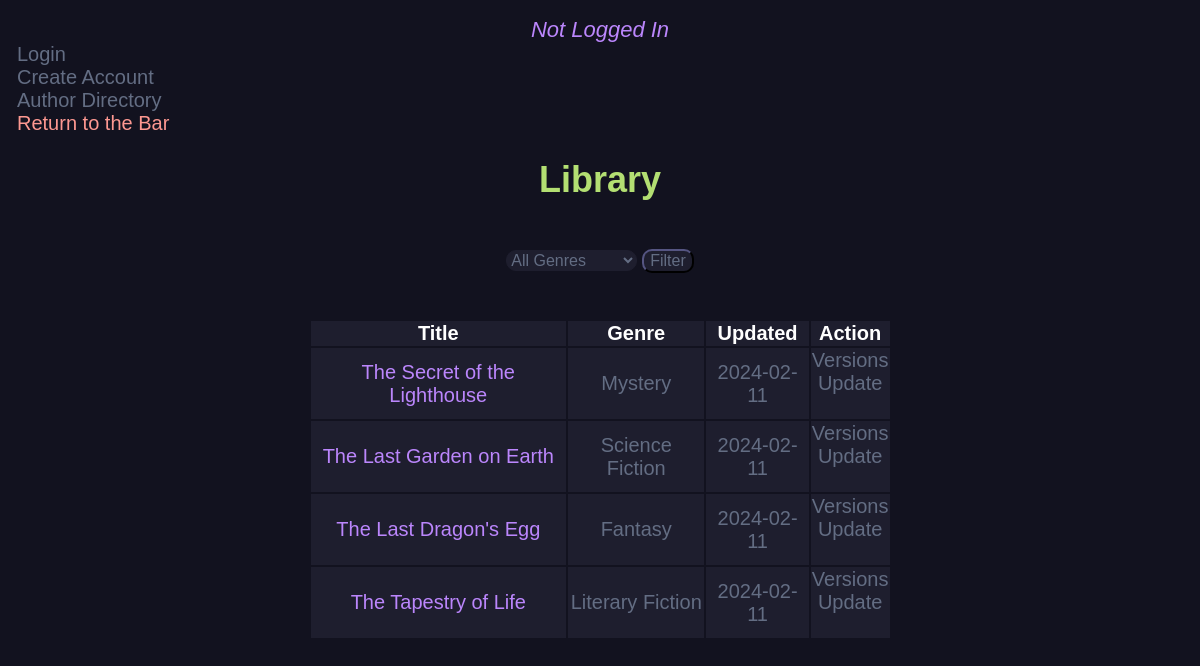
/story_db/, run on an earlier commit of the app's database.
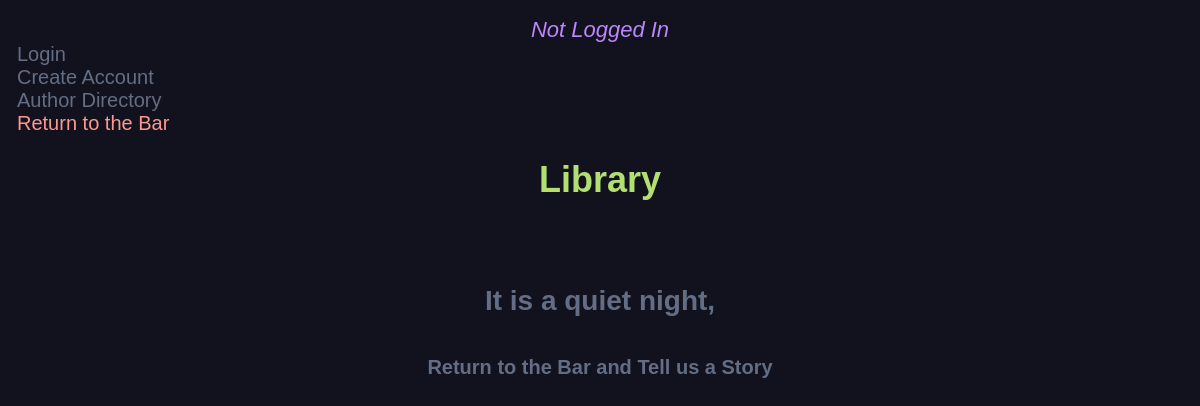
And on a later commit of the database.
### main.py (models this page shows, shortened)
class NewStory(db.Model):
    id = db.Column(db.Integer, primary_key=True)
    title = db.Column(db.String(200), nullable=False)
    genre = db.Column(db.String(200), nullable=True)
    content = db.Column(db.Text, nullable=False)
    date_created = db.Column(db.DateTime, default=datetime.utcnow)
    author_id = db.Column(db.Integer, db.ForeignKey('user.id'), nullable=False)
    current_version_id = db.Column(db.Integer, db.ForeignKey('new_version.id'), nullable=True)
    __table_args__ = (
        ForeignKeyConstraint(['author_id'], ['user.id'], name='fk_new_story_author_id'),
        ForeignKeyConstraint(['current_version_id'], ['new_version.id'], name='fk_new_story_current_version_id')
    )
    current_version = db.relationship('NewVersion', foreign_keys=[current_version_id], post_update=True)
    versions = db.relationship('NewVersion', backref='story', lazy=True, cascade='all, delete-orphan', foreign_keys='NewVersion.story_id')

### main.py (the view)
@app.route('/story_db/', methods=['GET', 'POST'])
def story_db():
    stories = NewStory.query.order_by(NewStory.date_created).all()
    unique_genres = set(story.genre for story in stories)
    if request.method == "POST":
        select_genre = request.form.get('Genre')
        if select_genre and select_genre != 'ALL':
            stories = [story for story in stories if story.genre == select_genre]
    return render_template('story_db.html', stories=stories, unique_genres=unique_genres, current_user=current_user)

### templates/story_db.html (shortened to what this page needs)
 <!DOCTYPE html>
<link rel="stylesheet" href="{{ url_for('static', filename='css/story_db.css') }}">
{% block body %}
{% if current_user.is_authenticated %}
	<a href="/user_dir/" class="button">Author Directory</a><br>
	<a href="/logout/" class="button">Logout</a><br>
	<a href="/" class="return-to-bar">Return to the Bar</a>
	<div style = "text-align: center;">
		<em style = "color: #636d83; font-size: 22px; font-family: sans-serif;">
			Hello, {{ current_user.username }}!
		</em>
		<br>
	</div>
{% else %}
	<div style= "text-align: center;">
			<em style = "color: #BB86FC; font-size: 22px; font-family: sans-serif" >Not Logged In</em>
		</div>
		<a href="/login/" class="button">Login</a><br>
		<a href="/register/" class="button">Create Account</a><br>
		<a href="/user_dir/" class="button">Author Directory</a><br>
		<a href="/" class="return-to-bar">Return to the Bar</a>
{% endif %}
<div class="content">
	<h1 style="text-align: center;">Library</h1><br>
	{% if stories|length < 1 %}
	<h4 style="text-align: center;"> It is a quiet night,<br>
		<br><a href="/">Return to the Bar and Tell us a Story</a>
	</h4>
	{% else %}
	<div class = "form-cont">
	<form method="POST">
		<select class="form-input" name="Genre">
			<option value="ALL">All Genres</option>
		</select>
		<button class="form-input" type="submit">Filter</button>
	</form>
    </div>
	<br>
	<br>
	<table class="center-table">
		<tr>
			<th>Title</th>
			<th>Genre</th>
			<th>Updated</th>
			<th>Action</th>
		</tr>
		{%for story in stories %}
		<tr>
			<td><a href="{{ url_for('view_story', id=story.id) }}" class="story-link">{{ story.title }}</a></td>
			<td>{{story.genre}}</td>
			<td>{{ story.date_created.date() }}</td>
			<td>
				<a href="/versions/{{ story.id }}">Versions</a>
				<br>
				<a href="/update/{{ story.id }}">Update</a>
				<br>
				<br>
			</td>
		</tr>
		{% endfor %}
	</table>
	{% endif %}
</div>
{% endblock %}

### static/css/story_db.css (style rules this page uses)
h4 { font-size: 28px; color: #636d83; text-align: center; font-family: sans-serif; }
h1 { font-size: 36px; color: #B3DF72; text-align: center; font-family: sans-serif; }
a { color: #636d83; font-size: 20px; font-family: sans-serif; text-decoration: none; }
.return-to-bar { color: #FD9891; }

What changed in the data, as far as the page shows it:
removed NewStory: title "The Secret of the Lighthouse", genre "Mystery", date_created "2024-02-11"
removed NewStory: title "The Last Garden on Earth", genre "Science Fiction", date_created "2024-02-11"
removed NewStory: title "The Last Dragon's Egg", genre "Fantasy", date_created "2024-02-11"
removed NewStory: title "The Tapestry of Life", genre "Literary Fiction", date_created "2024-02-11"
Also different on the page:
form field Genre: "All Genres" → (not shown)
text no longer shown: "Filter Title Genre Updated Action"
text now shown: "It is a quiet night, Return to the Bar and Tell us a Story"
